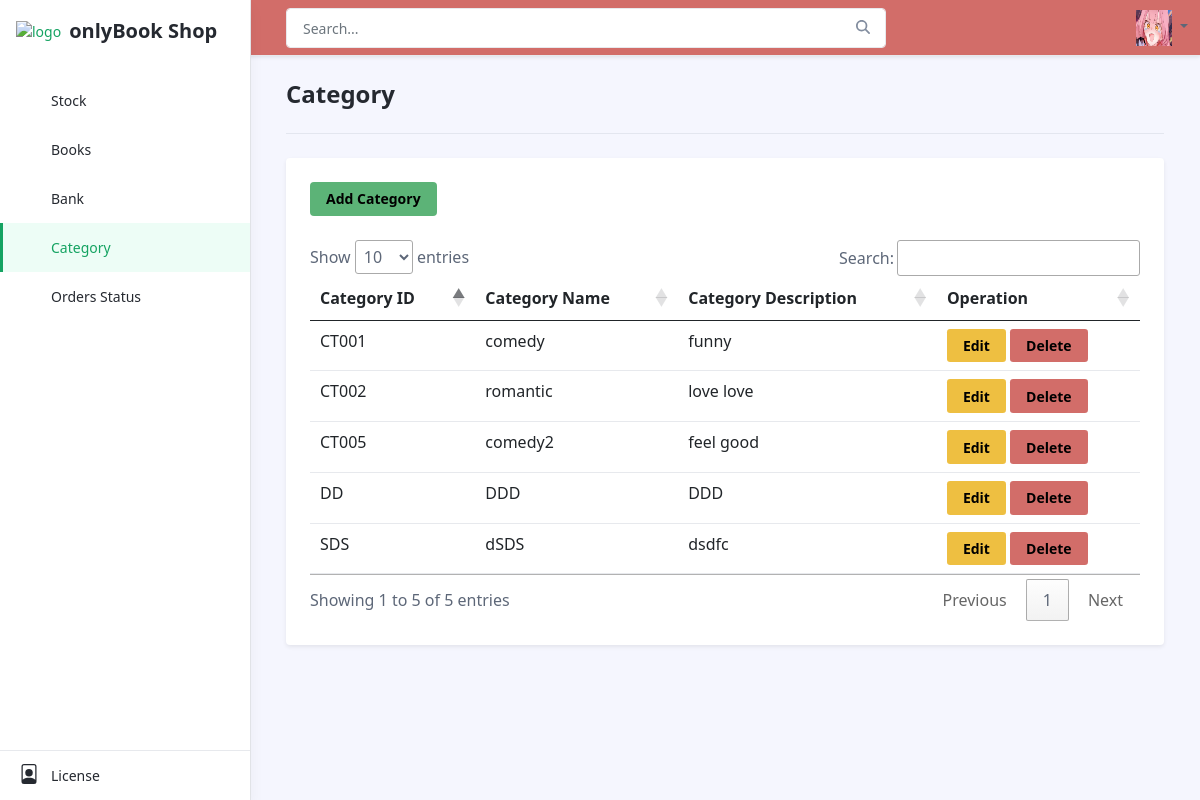
/admin_system/index.php?page=category, run on the app's committed database.
### tables this page shows
CREATE TABLE `category` (
  `category_id` varchar(100) NOT NULL,
  `category_name` varchar(100) NOT NULL,
  `cate_descrip` text NOT NULL,
  PRIMARY KEY (`category_id`)
);

### admin_system/category/index.php (the view, shortened to what this page needs)
<?php
require("../connect_db.php");
$sql = " SELECT * FROM category";
$rs = mysqli_query($conn, $sql);
?>
<h1 class="app-page-title">Category</h1>
<hr class="mb-4">
<div class="row g-4 setting-section">
    <div class="col-12 col-md-12">
        <div class="app-card app-card-setting shadow-sm p-4">
            <div class="app-card-body">
                <div class="row g-3 mb-4 align-items-center justify-content-between">
                    <div class="col-auto">
                        <a href="?page=<?=$_GET['page']?>&function=add" class="btn btn-success ">
                            Add Category
                        </a>
                    </div>
                </div>
                <table class="table" id="tabelAll">
                    <thead>
                        <tr>
                            <th scope="col">Category ID</th>
                            <th scope="col">Category Name</th>
                            <th scope="col">Category Description</th>
                            <th scope="col">Operation</th>
                        </tr>
                    </thead>
                    <tbody>
                        <?php foreach ($rs as $data) : ?>
                            <tr>
                                <td><?= $data['category_id'] ?></td>
                                <td><?= $data['category_name'] ?></td>
                                <td><?= $data['cate_descrip'] ?></td>
                                <td>
                                    <a href="?page=<?=$_GET['page']?>&function=update&id=<?=$data['category_id']?>" class="btn btn-sm btn-warning">Edit</a>
                                    <a href="?page=<?=$_GET['page']?>&function=delete&id=<?=$data['category_id']?>" onclick="return confirm('Are you sure??')" class="btn btn-sm btn-danger">Delete</a>
                                </td>
                            </tr>
                        <?php endforeach ?>
                    </tbody>
                </table>
            </div>
        </div>
    </div>
</div>

### data on the page
category: category_id "CT001", category_name "comedy", cate_descrip "funny"
category: category_id "CT002", category_name "romantic", cate_descrip "love love"
category: category_id "CT005", category_name "comedy2", cate_descrip "feel good"
category: category_id "DD", category_name "DDD", cate_descrip "DDD"
category: category_id "SDS", category_name "dSDS", cate_descrip "dsdfc"
